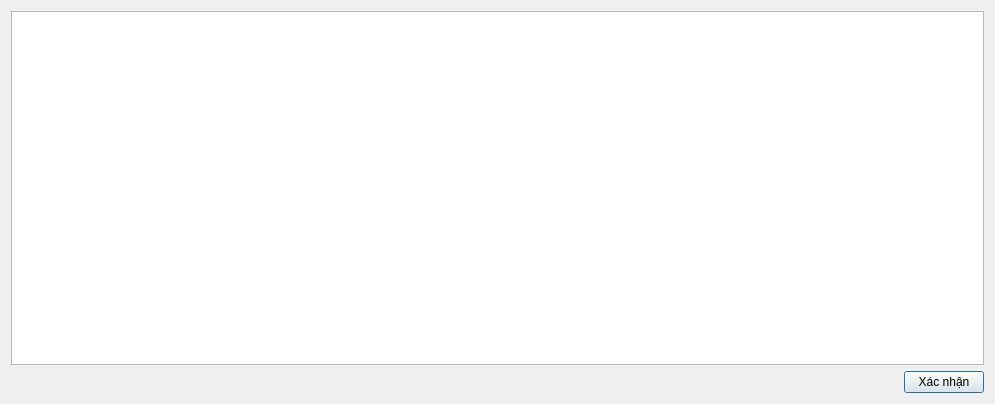
<?xml version="1.0" encoding="UTF-8"?>
<ui version="4.0">
 <class>ReView</class>
 <widget class="QDialog" name="ReView">
  <property name="geometry">
   <rect>
    <x>0</x>
    <y>0</y>
    <width>995</width>
    <height>404</height>
   </rect>
  </property>
  <property name="windowTitle">
   <string>Dialog</string>
  </property>
  <layout class="QVBoxLayout" name="verticalLayout">
   <item>
    <widget class="QTextBrowser" name="textBrowser"/>
   </item>
   <item>
    <layout class="QHBoxLayout" name="horizontalLayout">
     <item>
      <spacer name="horizontalSpacer">
       <property name="orientation">
        <enum>Qt::Horizontal</enum>
       </property>
       <property name="sizeHint" stdset="0">
        <size>
         <width>40</width>
         <height>20</height>
        </size>
       </property>
      </spacer>
     </item>
     <item>
      <widget class="QPushButton" name="pushButton">
       <property name="text">
        <string>Xác nhận</string>
       </property>
      </widget>
     </item>
    </layout>
   </item>
  </layout>
 </widget>
 <resources/>
 <connections/>
</ui>
